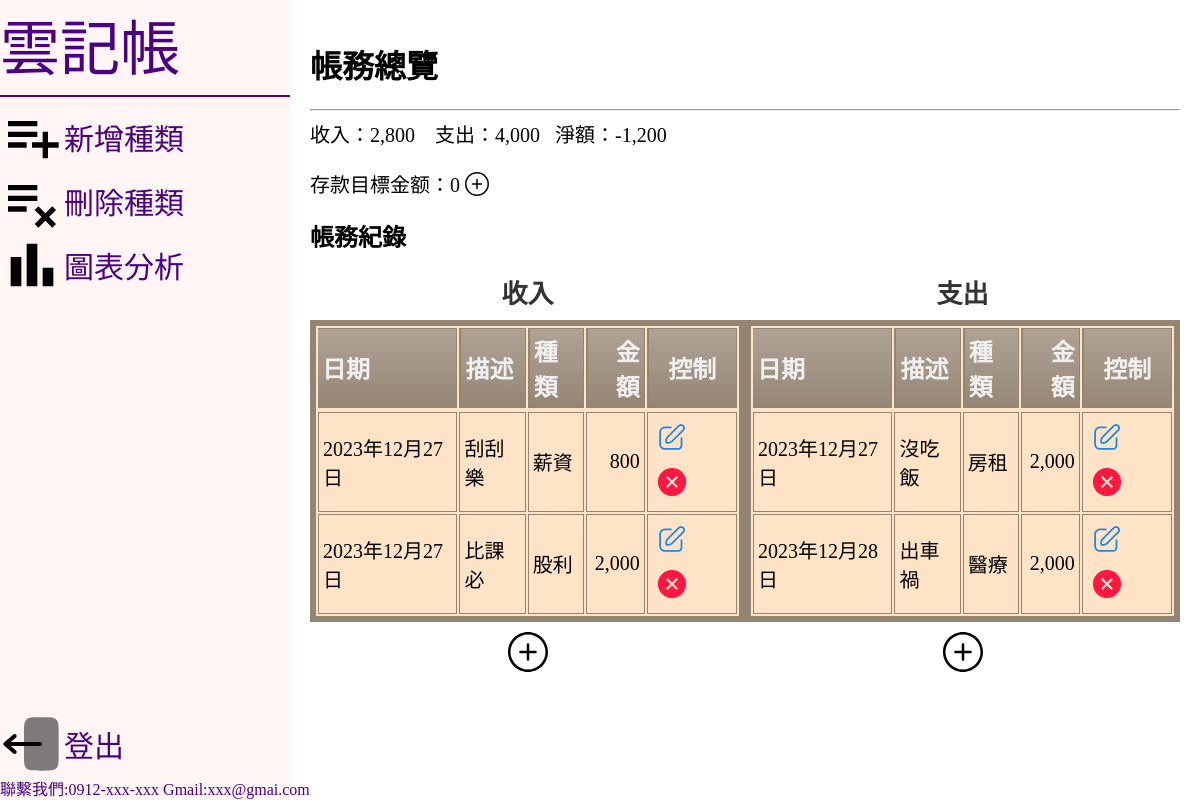
Page /index/ (signed in) on the committed database.
### projectapp/models.py (models this page shows, shortened)
class Record_R1(models.Model):
    user=ForeignKey(User,on_delete=models.CASCADE,null=True)
    date 	= DateField()
    description = CharField(max_length=300,null=True)
    categoryR 	= CharField(max_length=50)
    cash 	= IntegerField()
    is_settled = models.BooleanField(default=False)  # 新增用來標記是否已經結算的欄位

class Record_E1(models.Model):
    user=ForeignKey(User,on_delete=models.CASCADE,null=True)
    date 	= DateField()
    description = CharField(max_length=300,null=True)
    categoryE 	= CharField(max_length=50)
    cash 	= IntegerField()
    is_settled = models.BooleanField(default=False)  # 新增用來標記是否已經結算的欄位

### projectapp/views.py (the view)
# urls.py: path('index/',views.recordall_and_cashflow,name='index'),
@login_required
def recordall_and_cashflow(request):
    deposit_goal = DepositGoal.objects.filter(user=request.user).first()
    corrent_user=request.user
    recordAllE=Record_E1.objects.filter(user=corrent_user).order_by('date')
    recordAllR=Record_R1.objects.filter(user=corrent_user).order_by('date')
    income_list=[record.cash for record in recordAllR]
    outcome_list=[record.cash for record in recordAllE]
    income=sum(income_list) if len(income_list)!=0 else 0
    outcome=sum(outcome_list) if len(outcome_list)!=0 else 0
    net = income -outcome
    return render(request,'index.html',locals())

### templates/index.html (shortened to what this page needs)
<!DOCTYPE html>
<html lang="en">
<head>
  <link rel="stylesheet" href="/static/css/index.css">
</head>
<body>
  <div class="container">
    <div class="left-box">
      <div class="listtitle">雲記帳</div>
      <hr>
      <div class="list">
        <a href="/addcategory">
          <img src="/static/img/playlist_add_FILL0_wght400_GRAD0_opsz24.svg" alt="">
          <span>新增種類</span>
        </a>
        <a href="/delcategory">
          <img src="/static/img/playlist_remove_FILL0_wght400_GRAD0_opsz24.svg" alt="">
          <span>刪除種類</span>
        </a>
        <a href="/charts">
          <img src="/static/img/bar_chart_FILL0_wght400_GRAD0_opsz24.svg" alt="">
          <span>圖表分析</span>
        </a>
      </div>
      <div class="content">
        <a href="/confirm_logout" class="logout">
          <img src="/static/img/logout-2-svgrepo-com (1).svg" alt="">
          <span>登出</span>
        </a>
        聯繫我們:0912-xxx-xxx
        Gmail:xxx@gmai.com
      </div>
    </div>
    <div class="right-text">
      <h1>帳務總覽</h1>
      <hr>
      <div class="incomeEP">
        收入：<span class="thousand-separator">{{ income }}</span> &nbsp;&nbsp;
        支出：<span class="thousand-separator">{{ outcome }} </span>&nbsp;&nbsp;
        淨額：<span class="thousand-separator">{{ net }}</span>
        {% if deposit_goal %}
        <p>存款目標金额：<span class="thousand-separator">{{ deposit_goal.goal_amount }}</span>
        <a href="{% url 'set_deposit_goal' %}"><img src="/static/img/edit.svg" alt="" style="transform: translateY(10px);"></a>
        {% else %}
        <p>存款目標金额：<span class="thousand-separator">0</span>
        <a href="{% url 'set_deposit_goal' %}"><img src="/static/img/plus-circle-svgrepo-com copy.svg" alt="" style="transform: translateY(4px);"></a>
        {% endif %}
      </div>
      <h2>帳務紀錄</h2>
      <div class="table-all">
        <div>
          <table class="cinereousTable">
            <caption>收入</caption>
            <thead>
              <tr>
                <th>日期</th>
                <th>描述</th>
                <th>種類</th>
                <th style="text-align: right;">金額</th>
                <th style="text-align: center;">控制</th>
              </tr>
            </thead>
            {% for record in recordAllR %}
            <tr>
              <td>{{ record.date }}</td>
              <td>{{ record.description }}</td>
              <td>{{ record.categoryR }}</td>
              <td class="thousand-separator" style="text-align: right;">{{ record.cash }}</td>
              <td>
                <a href="{% url 'editRr' record.id %}"><img src="/static/img/edit.svg" alt="編輯"></a>
                <a href="{% url 'delRr' record.id %}"><img src="/static/img/cancel-svgrepo-com.svg" alt="刪除"></a>
              </td>
            </tr>
            {% endfor %}
          </table>
          <div style="text-align: center;margin-top:10px">
          <a style="margin-top:10px;" href="/addRrecord">
            <img src="/static/img/plus-circle-svgrepo-com.svg" alt="">
          </a>
        </div>
        </div>
        <div>
          <table class="cinereousTable">
            <caption>支出</caption>
            <thead>
              <th>日期</th>
              <th>描述</th>
              <th>種類</th>
              <th style="text-align: right;">金額</th>
              <th style="text-align: center;">控制</th>
              {% for record in recordAllE %}
              <tr>
            </thead>
            <td>{{ record.date }}</td>
            <td>{{ record.description }}</td>
            <td>{{ record.categoryE }}</td>
            <td class="thousand-separator" style="text-align: right;">{{ record.cash }}</td>
            <td>
              <a href="{% url 'editEr' record.id %}"><img src="/static/img/edit.svg" alt="編輯"></a>
              <a href="{% url 'delEr' record.id %}"><img src="/static/img/cancel-svgrepo-com.svg" alt="刪除"></a>
            </td>
            </tr>
            {% endfor %}
          </table>
          <div style="text-align: center; margin-top:10px">
          <a style="color:black;text-decoration: none;" href="/addErecord">
            <img src="/static/img/plus-circle-svgrepo-com.svg" alt="">
          </a>
        </div>
        </div>
      </div>
    </div>
  </div>
</body>
</html>

### static/css/index.css (style rules this page uses)
body { margin: 0; padding: 0; }
.container { display: flex; width: 100vw; height: 100vh; }
.left-box { width: 25%; background-color: #fff5f5; }
.left-box .list span { color: #4b0082; }
.left-box .list a { color: #4b0082; text-decoration: none; font-size:30px; display: flex; align-items: center; }
.listtitle { color: #4b0082; font-size: 60px; text-align: left; }
.content { position: absolute; color:#4b0082; bottom:0; display: flex; flex-direction: column; }
.content a { color: #4b0082; text-decoration: none; font-size:30px; display: flex; align-items: center; }
.left-box hr { border: 1px solid #4b0082; }
.right-text { width: 75%; padding: 20px; overflow-y: auto; }
.incomeEP { color:black; font-size: 20px; }
.table-all { display:flex; justify-content: space-around; }
.table-all caption { font-size: 26px; font-weight: bold; color: #333; margin-bottom: 10px; }
.table-all img { text-align: center; }
.thousand-separator { text-align: right; }
table.cinereousTable { border: 6px solid #948473; background-color: #FFE3C6; width: 100%; }
table.cinereousTable td, table.cinereousTable th { border: 1px solid #948473; padding: 4px 4px; }
table.cinereousTable tbody td { font-size: 20px; padding: 4px; }
table.cinereousTable thead { background: #948473; background: -moz-linear-gradient(top, #afa396 0%, #9e9081 66%, #948473 100%); background: -webkit-linear-gradient(top, #afa396 0%, #9e9081 66%, #948473 100%); background: linear-gradient(to bottom, #afa396 0%, #9e9081 66%, #948473 100%); }
table.cinereousTable thead th { font-size: 24px; font-weight: bold; color: #F0F0F0; text-align: left; border-left: 2px solid #948473; }
table.cinereousTable thead th:first-child { border-left: none; }

### rows in the picture
Record_R1: date "2023年12月27日", description "刮刮樂", categoryR "薪資", cash "800"
Record_R1: date "2023年12月27日", description "比課必", categoryR "股利", cash "2,000"
Record_E1: date "2023年12月27日", description "沒吃飯", categoryE "房租", cash "2,000"
Record_E1: date "2023年12月28日", description "出車禍", categoryE "醫療", cash "2,000"

### other values in the picture
{{ income }} "2,800"
{{ outcome }} "4,000"
{{ net }} "-1,200"
